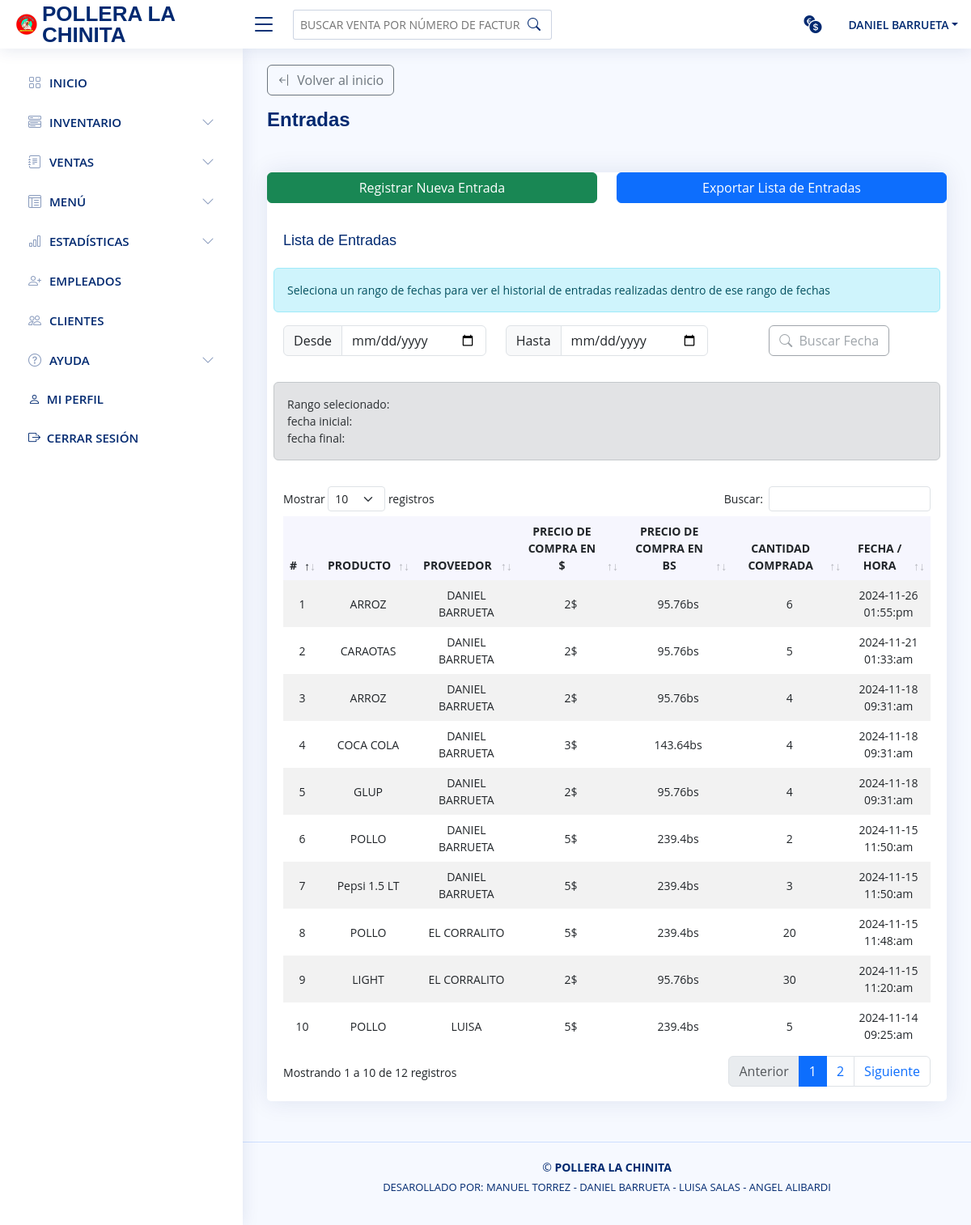
The page /vista/entrada_de_productos.php (signed in) on the database its author committed.
### tables this page shows
CREATE TABLE `entrada` (
  `id_entrada` int NOT NULL,
  `id_producto` int NOT NULL,
  `id_proveedor` int NOT NULL,
  `precio_compra_dolar` float NOT NULL,
  `precio_compra_bs` float NOT NULL,
  `stock_comprado` int NOT NULL,
  `fecha_entrada` datetime NOT NULL,
  `id_dolar` int DEFAULT NULL
);

CREATE TABLE `producto` (
  `id_producto` int NOT NULL,
  `id_categoria` int NOT NULL,
  `codigo` varchar(20) NOT NULL,
  `nombre_producto` varchar(30) NOT NULL,
  `id_presentacion` int NOT NULL,
  `precio_compra_dolar` float NOT NULL,
  `precio_compra_bs` float NOT NULL,
  `stock` int NOT NULL,
  `estatus` int NOT NULL
);

CREATE TABLE `proveedor` (
  `id_proveedor` int NOT NULL,
  `cedula_rif` varchar(11) NOT NULL,
  `nombre` varchar(40) NOT NULL,
  `correo` varchar(70) NOT NULL,
  `direccion` varchar(70) NOT NULL,
  `telefono` varchar(11) NOT NULL
);

### modelo/modeloPrincipal.php (called while the page is built, shortened)
<?php
class modeloPrincipal {
    public static function Conexion(){
        if(!$con = mysqli_connect(SERVER, USER, PASSWORD)){
            die("Los datos de conexión con la base de datos ingresados son incorrectos, por favor verifique");
        }
        mysqli_set_charset($con, "utf8");
        return $con;
    }
    public static function consultar($query) {
        if (!$consul = mysqli_query(Self::Conexion(),$query)) {
            mysqli_query(Self::Conexion(),"ROLLBACK;");
            die(mysqli_error($query).' Error en la consulta SQL ejecutada ');
        }else{
            mysqli_query(Self::Conexion(),"COMMIT;");
        }
        return $consul;
    }
}

### vista/entrada_de_productos.php (the view, shortened to what this page needs)
<?php
if (!isset($_SESSION['logged_in']) || $_SESSION['logged_in'] !== true) {
	header('Location: ../index.php');
	exit();
}else{ ?>
  <!DOCTYPE html>
  <html lang="en">
    <head>
      <?php
        include_once("../include/meta_include.php");
        include_once("../include/css_include.php"); ?>
    </head>
    <body>
      <?php
        include_once("../include/header.php");
        include_once("../include/sliderbar.php");
        $fecha1 = $_POST['fecha1'];
        $fecha2 = $_POST['fecha2']; ?>
      <main id="main" class="main">
        <div class="pagetitle row">
          <div class="col-12 mb-4">
            <a class="btn btn-outline-secondary bi bi-arrow-bar-left" href="./inicio.php">&nbsp; Volver al inicio</a>
            <h1 class="my-3"> Entradas</h1>
          </div>
        </div>
        <section class="section dashboard">
          <div class="row">
            <div class="col-lg-12">
              <div class="card top-selling ">
                <div class="row btn-group text-center">
                  <div class="col-12 col-sm-12 col-md-6 mb-3 row m-0">
                    <a type="button" class="col-12 btn btn-success" href="registrar_entrada.php">Registrar Nueva Entrada</a>
                  </div>
                  <div class="col-12 col-sm-12 col-md-6 mb-3 row m-0">
                    <a class="col-12 btn btn-primary" target="_blank" href="./reportes/lista_entradas.php">Exportar Lista de Entradas</a>
                  </div>
                </div>
                <div class="card-body pb-3">
                  <h5 class="card-title">Lista de Entradas</h5>
                  <form method="post" class="row mb-3" id="rango_fechas">
                    <p class="alert alert-info">Seleciona un rango de fechas para ver el historial de entradas realizadas dentro de ese rango de fechas</p>
                    <div class="col-12 col-sm-12 col-md-4 mb-3">
                      <div class="input-group mb-3 justify-content-center">
                        <span class="input-group-text">Desde</span>
                        <input class="form-control" onblur="dateValidate()" type="date" id="fecha1" name="fecha1">
                      </div>
                    </div>
                    <div class="col-12 col-sm-12 col-md-4 mb-3">
                      <div class="input-group mb-3 justify-content-center">
                        <span class="input-group-text">Hasta</span>
                        <input class="form-control" onblur="dateValidate()" type="date" id="fecha2" name="fecha2">
                      </div>
                    </div>
                    <div class="col-12 col-sm-12 col-md-4 mb-3 text-center">
                      <button type="submit" disabled class="btn btn-outline-secondary bi bi-search" id="btn_fechas">&nbsp; Buscar Fecha</button>
                    </div>
                    <p class="alert alert-secondary">Rango selecionado:<br> fecha inicial: <?= $fecha1 ?> <br>fecha final: <?= $fecha2 ?> </p>
                  </form>
                  <div class="table-responsive">
                    <table class="table table-borderless table-striped" id="example">
                      <thead>
                        <tr>
                          <th class="col text-center" scope="col">#</th>
                          <th class="col text-center" scope="col">PRODUCTO</th>
                          <th class="col text-center" scope="col">PROVEEDOR</th>
                          <th class="col text-center" scope="col">PRECIO DE COMPRA EN $</th>
                          <th class="col text-center" scope="col">PRECIO DE COMPRA EN BS</th>
                          <th class="col text-center" scope="col">CANTIDAD COMPRADA</th>
                          <th class="col text-center" scope="col">FECHA / HORA</th>
                        </tr>
                      </thead>
                      <tbody>
                          <?php
                            if($fecha1 == "" && $fecha2 == ""){
                              $consulta = modeloPrincipal::consultar("SELECT P.nombre_producto, P.precio_compra_dolar,
                                P.precio_compra_bs , PROV.nombre, E.stock_comprado, E.fecha_entrada
                                FROM entrada AS E
                                INNER JOIN producto AS P ON P.id_producto = E.id_producto
                                INNER JOIN proveedor AS PROV ON PROV.id_proveedor = E.id_proveedor ORDER BY E.fecha_entrada DESC");
                            }
                            $i = 1;
                            while ( $mostrar = mysqli_fetch_array($consulta)) { ;?>
                              <tr>
                                  <td class="col text-center"><?= $i++; ?></td>
                                  <td class="col text-center"><?= $mostrar["nombre_producto"]; ?></td>
                                  <td class="col text-center"><?= $mostrar["nombre"]; ?></td>
                                  <td class="col text-center"><?= $mostrar["precio_compra_dolar"].'$'; ?></td>
                                  <td class="col text-center"><?= $mostrar["precio_compra_bs"].'bs'; ?></td>
                                  <td class="col text-center"><?= $mostrar["stock_comprado"]; ?></td>
                                  <td class="col text-center"><?= date('Y-m-d h:i:a',strtotime($mostrar["fecha_entrada"])); ?></td>
                              </tr>
                            <?php } ?>
                      </tbody>
                    </table>
                  </div>
                </div>
              </div>
            </div>
          </div>
        </section>
      </main>
      <?php
        include_once("../include/footer.php");
        include_once("../include/scripts_include.php"); ?>
    </body>
  </html>
<?php } ?>

### vista/css/main.css (style rules this page uses)
* { margin: 0; padding: 0; box-sizing: border-box; -moz-box-sizing: border-box; }

### vista/assets/css/style.css (style rules this page uses)
:root { scroll-behavior: smooth; }
body { font-family: "Open Sans", sans-serif; background: #f6f9ff; color: #444444; }
a { color: #4154f1; text-decoration: none; }
h1, h2, h3, h4, h5, h6 { font-family: "Nunito", sans-serif; }
#main { margin-top: 60px; padding: 20px 30px; transition: all 0.3s; }
.pagetitle { margin-bottom: 10px; }
.pagetitle h1 { font-size: 24px; margin-bottom: 0; font-weight: 600; color: #012970; }
.card { margin-bottom: 30px; border: none; border-radius: 5px; box-shadow: 0px 0 30px rgba(1, 41, 112, 0.1); }
.card-title { padding: 20px 0 15px 0; font-size: 18px; font-weight: 500; color: #012970; font-family: "Poppins", sans-serif; }
.card-body { padding: 0 20px 20px 20px; }
@media (min-width: 1200px) { #main, #footer { margin-left: 300px; } }
.dashboard .top-selling { font-size: 14px; }
.dashboard .top-selling .table thead { background: #f6f6fe; }
.dashboard .top-selling .table thead th { border: 0; }
.dashboard .top-selling .table tbody td { vertical-align: middle; }

### rows shown on the page
entrada: id_producto.nombre_producto "ARROZ", id_proveedor.nombre "DANIEL BARRUETA", id_producto.precio_compra_dolar "2", id_producto.precio_compra_bs "95.76", stock_comprado "6", fecha_entrada "2024-11-26 01:55:pm"
entrada: id_producto.nombre_producto "CARAOTAS", id_proveedor.nombre "DANIEL BARRUETA", id_producto.precio_compra_dolar "2", id_producto.precio_compra_bs "95.76", stock_comprado "5", fecha_entrada "2024-11-21 01:33:am"
entrada: id_producto.nombre_producto "ARROZ", id_proveedor.nombre "DANIEL BARRUETA", id_producto.precio_compra_dolar "2", id_producto.precio_compra_bs "95.76", stock_comprado "4", fecha_entrada "2024-11-18 09:31:am"
entrada: id_producto.nombre_producto "COCA COLA", id_proveedor.nombre "DANIEL BARRUETA", id_producto.precio_compra_dolar "3", id_producto.precio_compra_bs "143.64", stock_comprado "4", fecha_entrada "2024-11-18 09:31:am"
entrada: id_producto.nombre_producto "GLUP", id_proveedor.nombre "DANIEL BARRUETA", id_producto.precio_compra_dolar "2", id_producto.precio_compra_bs "95.76", stock_comprado "4", fecha_entrada "2024-11-18 09:31:am"
entrada: id_producto.nombre_producto "POLLO", id_proveedor.nombre "DANIEL BARRUETA", id_producto.precio_compra_dolar "5", id_producto.precio_compra_bs "239.4", stock_comprado "2", fecha_entrada "2024-11-15 11:50:am"
entrada: id_producto.nombre_producto "Pepsi 1.5 LT", id_proveedor.nombre "DANIEL BARRUETA", id_producto.precio_compra_dolar "5", id_producto.precio_compra_bs "239.4", stock_comprado "3", fecha_entrada "2024-11-15 11:50:am"
entrada: id_producto.nombre_producto "POLLO", id_proveedor.nombre "EL CORRALITO", id_producto.precio_compra_dolar "5", id_producto.precio_compra_bs "239.4", stock_comprado "20", fecha_entrada "2024-11-15 11:48:am"
entrada: id_producto.nombre_producto "LIGHT", id_proveedor.nombre "EL CORRALITO", id_producto.precio_compra_dolar "2", id_producto.precio_compra_bs "95.76", stock_comprado "30", fecha_entrada "2024-11-15 11:20:am"
entrada: id_producto.nombre_producto "POLLO", id_proveedor.nombre "LUISA", id_producto.precio_compra_dolar "5", id_producto.precio_compra_bs "239.4", stock_comprado "5", fecha_entrada "2024-11-14 09:25:am"

### other values the page prints
$_SESSION['nombre'] "DANIEL"
$_SESSION['apellido'] "BARRUETA"
